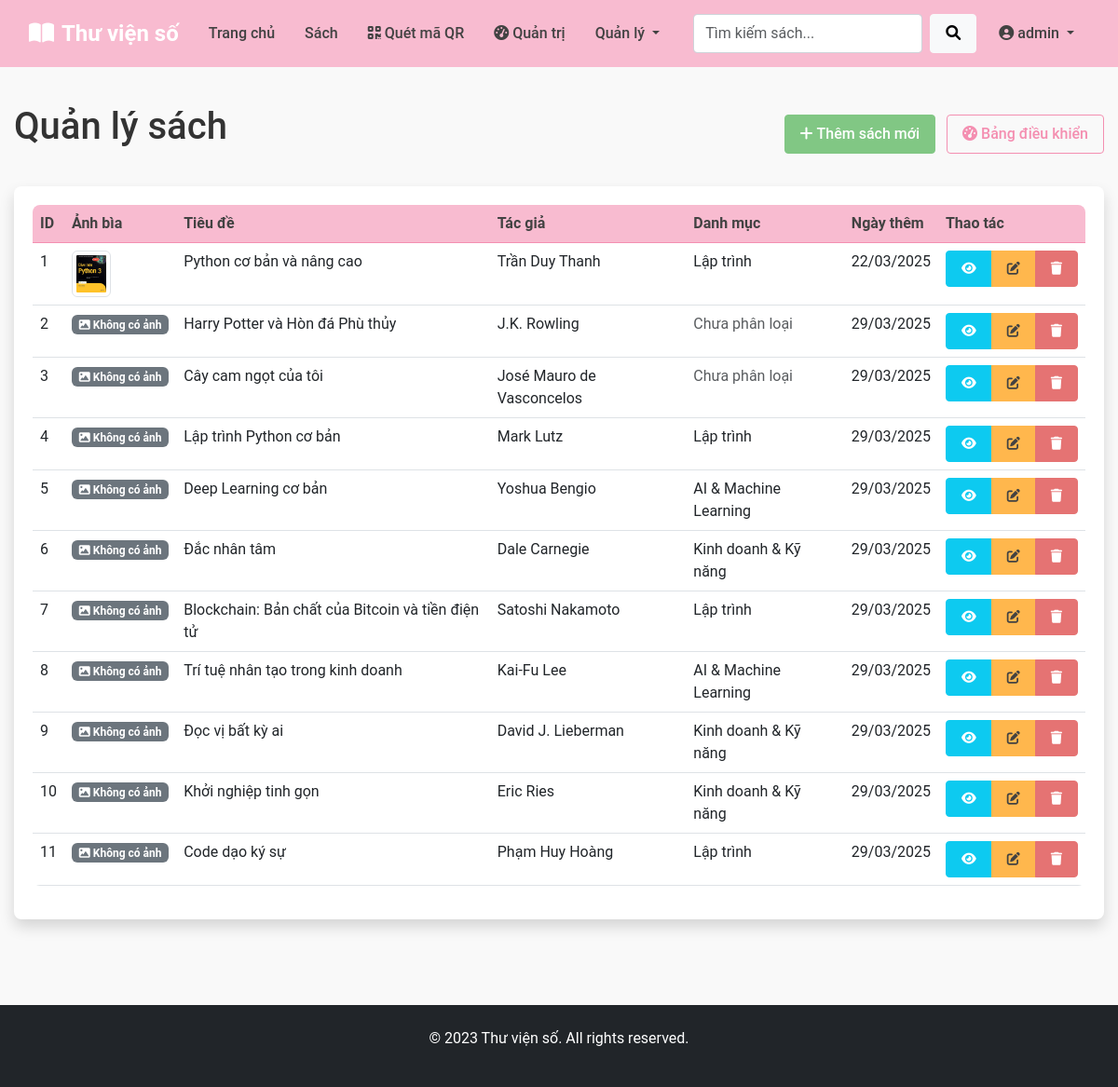
Page /admin/books (signed in) on the committed database.
### models.py (models this page shows)
class User(db.Model, UserMixin):
    __tablename__ = 'users'
    id = db.Column(db.Integer, primary_key=True)
    username = db.Column(db.String(80), unique=True, nullable=False)
    password = db.Column(db.String(200), nullable=False)
    email = db.Column(db.String(120), unique=True, nullable=False)
    full_name = db.Column(db.String(100), nullable=False)
    role = db.Column(db.String(20), default='user')  # 'user' hoặc 'admin'
    created_at = db.Column(db.DateTime, default=datetime.utcnow)
    borrows = db.relationship('Borrow', backref='user', lazy=True)

class Book(db.Model):
    __tablename__ = 'books'
    id = db.Column(db.Integer, primary_key=True)
    title = db.Column(db.String(100), nullable=False)
    author = db.Column(db.String(100), nullable=False)
    category_id = db.Column(db.Integer, db.ForeignKey('categories.id'))
    description = db.Column(db.Text)
    publication_year = db.Column(db.Integer)
    language = db.Column(db.String(50))
    pages = db.Column(db.Integer)
    is_available = db.Column(db.Boolean, default=True)
    added_by = db.Column(db.Integer, db.ForeignKey('users.id'))
    added_at = db.Column(db.DateTime, default=datetime.utcnow)
    cover_image = db.Column(db.String(255))
    file_path = db.Column(db.String(255))
    qr_code = db.Column(db.String(255))
    borrows = db.relationship('Borrow', backref='book', lazy=True)

class Category(db.Model):
    __tablename__ = 'categories'
    id = db.Column(db.Integer, primary_key=True)
    name = db.Column(db.String(50), nullable=False)
    description = db.Column(db.String(200))
    books = db.relationship('Book', backref='category_info', lazy=True)

### app.py (the view)
    def decorated_function(*args, **kwargs):
        if 'user_id' not in session:
            flash('Vui lòng đăng nhập để truy cập trang này!', 'danger')
            return redirect(url_for('login'))
        user = User.query.get(session['user_id'])
        if not user or user.role != 'admin':
            flash('Bạn không có quyền truy cập trang này!', 'danger')
            return redirect(url_for('index'))
        return f(*args, **kwargs)

### app.py (called while the page is built, shortened)
@app.template_filter('safe_date')
def safe_date(date_value, format='%d/%m/%Y'):
    if date_value is None:
        return "N/A"
    if isinstance(date_value, str):
        return date_value
    try:
        return date_value.strftime(format)
    except:
        return str(date_value)

def ensure_datetime(date_value):
    if date_value is None:
        return None
    if isinstance(date_value, datetime):
        return date_value

def admin_required(f):
    def decorated_function(*args, **kwargs):
        if 'user_id' not in session:
            flash('Vui lòng đăng nhập để truy cập trang này!', 'danger')
            return redirect(url_for('login'))
        user = User.query.get(session['user_id'])
        if not user or user.role != 'admin':
            flash('Bạn không có quyền truy cập trang này!', 'danger')
            return redirect(url_for('index'))
        return f(*args, **kwargs)
    decorated_function.__name__ = f.__name__
    return decorated_function

@app.context_processor
def inject_user():
    user = None
    categories = []
    qr_urls = {}
    if 'user_id' in session:
        user = User.query.get(session['user_id'])
        if user:
            qr_urls['user_qr_url'] = url_for('user_qr', user_id=user.id)
    try:
        categories = Category.query.all()
    except:
        pass
    qr_urls['scan_qr_url'] = url_for('scan_qr')
    return dict(
        current_user=user,
        categories=categories,
        qr_urls=qr_urls
    )

@app.route('/admin/books')
@admin_required
def admin_books():
    try:
        books = Book.query.all()
        for book in books:
            if hasattr(book, 'added_at'):
                book.added_at = ensure_datetime(book.added_at)
            else:
                book.added_at = datetime.utcnow()
    except Exception as e:
        print(f"Error querying books: {e}")
        books = []
        flash('Có lỗi khi tải danh sách sách', 'danger')
    return render_template('admin/books.html', books=books)

### templates/admin/books.html (shortened to what this page needs)
{% extends 'base.html' %}
{% block content %}
<div class="d-flex justify-content-between align-items-center mb-4">
    <h1>Quản lý sách</h1>
    <div>
        <a href="{{ url_for('add_book') }}" class="btn btn-success">
            <i class="fas fa-plus me-1"></i>Thêm sách mới
        </a>
        <a href="{{ url_for('admin_dashboard') }}" class="btn btn-outline-primary ms-2">
            <i class="fas fa-tachometer-alt me-1"></i>Bảng điều khiển
        </a>
    </div>
</div>
<div class="card shadow">
    <div class="card-body">
        <div class="table-responsive">
            <table class="table table-hover">
                <thead class="table-light">
                    <tr>
                        <th>ID</th>
                        <th>Ảnh bìa</th>
                        <th>Tiêu đề</th>
                        <th>Tác giả</th>
                        <th>Danh mục</th>
                        <th>Ngày thêm</th>
                        <th>Thao tác</th>
                    </tr>
                </thead>
                <tbody>
                    {% for book in books %}
                        <tr>
                            <td>{{ book.id }}</td>
                            <td>
                                {% if book.cover_image %}
                                    <img src="{{ url_for('static', filename='uploads/covers/' + book.cover_image) }}" class="img-thumbnail" style="height: 50px;" alt="{{ book.title }}">
                                {% else %}
                                    <span class="badge bg-secondary"><i class="fas fa-image"></i> Không có ảnh</span>
                                {% endif %}
                            </td>
                            <td>{{ book.title }}</td>
                            <td>{{ book.author }}</td>
                            <td>
                                {% if book.category_info %}
                                    {{ book.category_info.name }}
                                {% else %}
                                    <span class="text-muted">Chưa phân loại</span>
                                {% endif %}
                            </td>
                            <td>{{ book.added_at|safe_date }}</td>
                            <td>
                                <div class="btn-group">
                                    <a href="{{ url_for('book_detail', book_id=book.id) }}" class="btn btn-sm btn-info text-white">
                                        <i class="fas fa-eye"></i>
                                    </a>
                                    <a href="{{ url_for('edit_book', book_id=book.id) }}" class="btn btn-sm btn-warning text-white">
                                        <i class="fas fa-edit"></i>
                                    </a>
                                    <button type="button" class="btn btn-sm btn-danger delete-book-btn"
                                           data-book-id="{{ book.id }}"
                                           data-book-title="{{ book.title }}">
                                        <i class="fas fa-trash"></i>
                                    </button>
                                </div>
                            </td>
                        </tr>
                    {% else %}
                        <tr>
                            <td colspan="7" class="text-center">Chưa có sách nào!</td>
                        </tr>
                    {% endfor %}
                </tbody>
            </table>
        </div>
    </div>
</div>
{% endblock %}

### templates/base.html (shortened to what this page needs)
<!DOCTYPE html>
<html lang="vi">
<head>
    <link href="https://cdn.jsdelivr.net/npm/bootstrap@5.3.0-alpha1/dist/css/bootstrap.min.css" rel="stylesheet">
    <link rel="stylesheet" href="https://cdnjs.cloudflare.com/ajax/libs/font-awesome/6.0.0/css/all.min.css">
    <link rel="stylesheet" href="{{ url_for('static', filename='css/style.css') }}">
</head>
<body>
    <nav class="navbar navbar-expand-lg navbar-dark bg-primary">
        <div class="container">
            <a class="navbar-brand" href="{{ url_for('index') }}">
                <i class="fas fa-book-open me-2"></i>Thư viện số
            </a>
            <div class="collapse navbar-collapse" id="navbarNav">
                <ul class="navbar-nav me-auto">
                    <li class="nav-item">
                        <a class="nav-link" href="{{ url_for('index') }}">Trang chủ</a>
                    </li>
                    <li class="nav-item">
                        <a class="nav-link" href="{{ url_for('book_list') }}">Sách</a>
                    </li>
                    <li class="nav-item">
                        <a class="nav-link" href="{{ url_for('scan_qr') }}">
                            <i class="fas fa-qrcode me-1"></i>Quét mã QR
                        </a>
                    </li>
                    {% if current_user and current_user.role == 'admin' %}
                        <li class="nav-item">
                            <a class="nav-link" href="{{ url_for('admin_dashboard') }}">
                                <i class="fas fa-tachometer-alt me-1"></i>Quản trị
                            </a>
                        </li>
                        <li class="nav-item dropdown">
                            <a class="nav-link dropdown-toggle" href="#" data-bs-toggle="dropdown">
                                Quản lý
                            </a>
                        </li>
                    {% endif %}
                </ul>
                <form class="d-flex me-2" action="{{ url_for('book_list') }}" method="get">
                    <input class="form-control me-2" type="search" name="search" placeholder="Tìm kiếm sách...">
                    <button class="btn btn-light" type="submit">
                        <i class="fas fa-search"></i>
                    </button>
                </form>
                <ul class="navbar-nav">
                    {% if current_user %}
                        <li class="nav-item dropdown">
                            <a class="nav-link dropdown-toggle" href="#" data-bs-toggle="dropdown">
                                <i class="fas fa-user-circle me-1"></i>{{ current_user.username }}
                            </a>
                        </li>
                    {% endif %}
                </ul>
            </div>
        </div>
    </nav>
    <main class="container py-4">
        {% block content %}{% endblock %}
    </main>
    <footer class="bg-dark text-white py-4 mt-5">
        <div class="container text-center">
            <p>&copy; 2023 Thư viện số. All rights reserved.</p>
        </div>
    </footer>
</body>
</html>

### static/css/style.css (style rules this page uses)
body { min-height: 100vh; display: flex; flex-direction: column; font-family: 'Roboto', sans-serif; color: #333; background-color: #f9f9f9; }
main { flex: 1; }
footer { margin-top: auto; padding: 1.5rem 0; background-color: #f8bbd0; color: #424242; }
h1, h2, h3, h4, h5, h6 { font-weight: 500; margin-bottom: 1rem; }
.container { max-width: 1200px; padding: 0 15px; }
.card { margin-bottom: 20px; border-radius: 0.5rem; border: none; box-shadow: 0 0.125rem 0.25rem rgba(0, 0, 0, 0.075); transition: transform 0.3s, box-shadow 0.3s; }
.card-body { padding: 1.25rem; }
.navbar { padding: 0.8rem 1rem; }
.navbar-brand { font-weight: bold; font-size: 1.5rem; }
.nav-link { font-weight: 500; padding: 0.5rem 1rem !important; }
.form-control { border-radius: 0.25rem; padding: 0.5rem 0.75rem; border: 1px solid #ced4da; }
.btn { border-radius: 0.25rem; padding: 0.5rem 1rem; font-weight: 500; transition: all 0.3s; }
.bg-primary { background-color: #f8bbd0 !important; }
.navbar-dark.bg-primary { background-color: #f8bbd0 !important; }
.navbar-dark .navbar-nav .nav-link { color: #424242 !important; }
.btn-outline-primary { color: #f48fb1 !important; border-color: #f48fb1 !important; }
.btn-success { background-color: #81c784 !important; border-color: #81c784 !important; }
.btn-danger { background-color: #e57373 !important; border-color: #e57373 !important; }
.btn-warning { background-color: #ffb74d !important; border-color: #ffb74d !important; color: #424242 !important; }
a { color: #f06292; text-decoration: none; }
.table { background-color: white; border-radius: 0.5rem; overflow: hidden; }
.table th { background-color: #f8bbd0; color: #424242; border-color: #f48fb1; }

### rows in the picture
User: username "admin"
Book: id "1", cover_image (picture), title "Python cơ bản và nâng cao", author "Trần Duy Thanh", category_info.name "Lập trình", added_at "22/03/2025"
Book: id "2", shows "Không có ảnh", title "Harry Potter và Hòn đá Phù thủy", author "J.K. Rowling", shows "Chưa phân loại", added_at "29/03/2025"
Book: id "3", shows "Không có ảnh", title "Cây cam ngọt của tôi", author "José Mauro de Vasconcelos", shows "Chưa phân loại", added_at "29/03/2025"
Book: id "4", shows "Không có ảnh", title "Lập trình Python cơ bản", author "Mark Lutz", category_info.name "Lập trình", added_at "29/03/2025"
Book: id "5", shows "Không có ảnh", title "Deep Learning cơ bản", author "Yoshua Bengio", category_info.name "AI & Machine Learning", added_at "29/03/2025"
Book: id "6", shows "Không có ảnh", title "Đắc nhân tâm", author "Dale Carnegie", category_info.name "Kinh doanh & Kỹ năng", added_at "29/03/2025"
Book: id "7", shows "Không có ảnh", title "Blockchain: Bản chất của Bitcoin và tiền điện tử", author "Satoshi Nakamoto", category_info.name "Lập trình", added_at "29/03/2025"
Book: id "8", shows "Không có ảnh", title "Trí tuệ nhân tạo trong kinh doanh", author "Kai-Fu Lee", category_info.name "AI & Machine Learning", added_at "29/03/2025"
Book: id "9", shows "Không có ảnh", title "Đọc vị bất kỳ ai", author "David J. Lieberman", category_info.name "Kinh doanh & Kỹ năng", added_at "29/03/2025"
Book: id "10", shows "Không có ảnh", title "Khởi nghiệp tinh gọn", author "Eric Ries", category_info.name "Kinh doanh & Kỹ năng", added_at "29/03/2025"
Book: id "11", shows "Không có ảnh", title "Code dạo ký sự", author "Phạm Huy Hoàng", category_info.name "Lập trình", added_at "29/03/2025"
